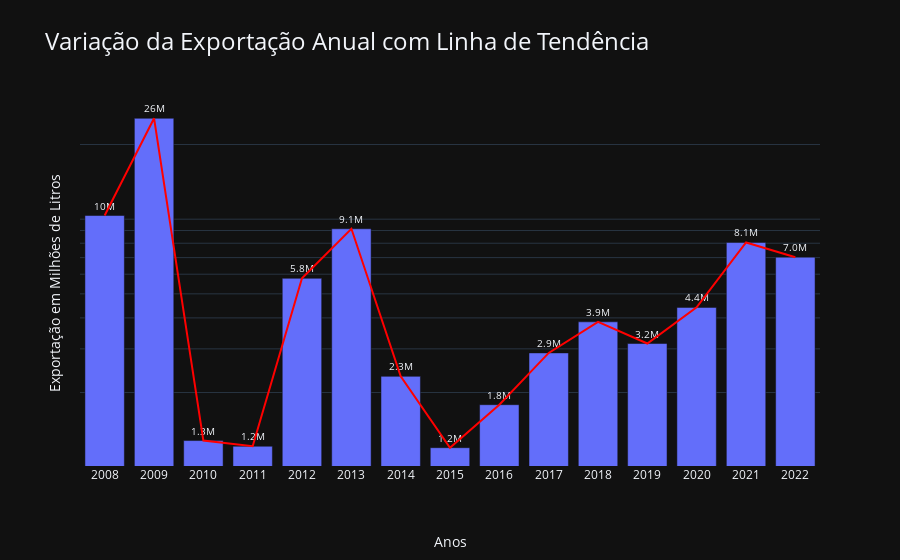

The cell this chart's notebook holds for it:
### Markdown cell above
#### Observação: Em 2016, a safra de uvas teve uma das maiores quebras registradas, com uma redução de 57% em relação ao ano anterior, equivalente, aproximadamente, a 300 milhões de quilos de uvas no território gaúcho. A principal causa da quebra histórica no ano 2016 foi uma série de acontecimentos climáticos que prejudicaram o desenvolvimento das uvas ao longo do ano, como geadas e excesso de chuvas.

### Code cell
fig = go.Figure()
fig.add_trace(go.Bar(x=df_producao_exportacao['Ano'], y=df_producao_exportacao['Exportado'], name='Exportado'))
fig.update_traces(texttemplate='%{y:.2s}', textposition='outside', textfont_size=10)
fig.add_trace(go.Scatter(x=df_producao_exportacao['Ano'], y=df_producao_exportacao['Exportado'], mode='lines', name='Tendência', line=dict(color='red')))
fig.update_layout(title='Variação da Exportação Anual com Linha de Tendência',
                  barmode='group',
                  title_font=dict(size=24), 
                  xaxis_title='Anos',
                  xaxis_title_standoff=55,
                  yaxis_type="log",
                  yaxis_showticklabels=False,
                  showlegend=False, 
                  yaxis_title='Exportação em Milhões de Litros',
                  template="plotly_dark",
                  xaxis=dict(tickvals=df_producao_exportacao['Ano'], ticktext=df_producao_exportacao['Ano'].dt.year),
                  annotations=[
                        dict(
                            x=1,
                            y=-0.32,
                            xref='paper',
                            yref='paper',
                            text='* Escala Logarítmica',
                            showarrow=False,
                            font=dict(size=12)
                        )
                    ])

fig.show()

### Figure 1 — Plotly figure (JSON) as saved in the notebook; plotly's stock layout.template omitted (floating-point values rounded to 4 significant figures)
{"data": [{"name": "Exportado", "textfont": {"size": 10}, "textposition": "outside", "texttemplate": "%{y:.2s}", "type": "bar", "x": ["2008-01-01T00:00:00", "2009-01-01T00:00:00", "2010-01-01T00:00:00", "2011-01-01T00:00:00", "2012-01-01T00:00:00", "2013-01-01T00:00:00", "2014-01-01T00:00:00", "2015-01-01T00:00:00", "2016-01-01T00:00:00", "2017-01-01T00:00:00", "2018-01-01T00:00:00", "2019-01-01T00:00:00", "2020-01-01T00:00:00", "2021-01-01T00:00:00", "2022-01-01T00:00:00"], "y": [10346323, 25514198, 1280574, 1214834, 5775376, 9149059, 2324029, 1198479, 1786549, 2889572, 3856162, 3152873, 4409717, 8058704, 7025983]}, {"line": {"color": "red"}, "mode": "lines", "name": "Tendência", "type": "scatter", "x": ["2008-01-01T00:00:00", "2009-01-01T00:00:00", "2010-01-01T00:00:00", "2011-01-01T00:00:00", "2012-01-01T00:00:00", "2013-01-01T00:00:00", "2014-01-01T00:00:00", "2015-01-01T00:00:00", "2016-01-01T00:00:00", "2017-01-01T00:00:00", "2018-01-01T00:00:00", "2019-01-01T00:00:00", "2020-01-01T00:00:00", "2021-01-01T00:00:00", "2022-01-01T00:00:00"], "y": [10346323, 25514198, 1280574, 1214834, 5775376, 9149059, 2324029, 1198479, 1786549, 2889572, 3856162, 3152873, 4409717, 8058704, 7025983]}], "layout": {"annotations": [{"font": {"size": 12}, "showarrow": false, "text": "* Escala Logarítmica", "x": 1, "xref": "paper", "y": -0.32, "yref": "paper"}], "barmode": "group", "showlegend": false, "title": {"font": {"size": 24}, "text": "Variação da Exportação Anual com Linha de Tendência"}, "xaxis": {"ticktext": [2008, 2009, 2010, 2011, 2012, 2013, 2014, 2015, 2016, 2017, 2018, 2019, 2020, 2021, 2022], "tickvals": ["2008-01-01T00:00:00", "2009-01-01T00:00:00", "2010-01-01T00:00:00", "2011-01-01T00:00:00", "2012-01-01T00:00:00", "2013-01-01T00:00:00", "2014-01-01T00:00:00", "2015-01-01T00:00:00", "2016-01-01T00:00:00", "2017-01-01T00:00:00", "2018-01-01T00:00:00", "2019-01-01T00:00:00", "2020-01-01T00:00:00", "2021-01-01T00:00:00", "2022-01-01T00:00:00"], "title": {"standoff": 55, "text": "Anos"}}, "yaxis": {"showticklabels": false, "title": {"text": "Exportação em Milhões de Litros"}, "type": "log"}}}
